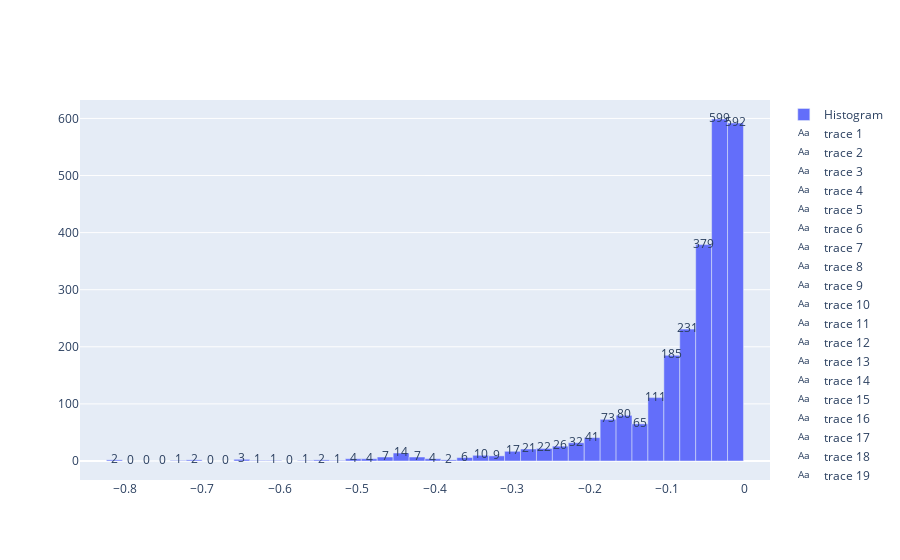

This figure's notebook cell:
### Code cell
# Plot the figure
counts, bins = np.histogram(df_interest['ScoreChange'], bins=40)
bin_midpoints = bins[:-1] + np.diff(bins)/2

fig = go.Figure()

fig.add_trace(go.Bar(
    x=bin_midpoints,
    y=counts,
    width=np.diff(bins), # makes bars have correct widths
    name='Histogram'
))
# add text labels for counts
for i in range(len(counts)):
    fig.add_trace(go.Scatter(
        x=[bin_midpoints[i]],
        y=[counts[i]],
        text=[str(counts[i])],
        mode='text',
    ))

fig.show()

### Figure 1 — Plotly figure (JSON) as saved in the notebook; plotly's stock layout.template omitted (floating-point values rounded to 4 significant figures)
{"data": [{"name": "Histogram", "type": "bar", "width": [0.02054, 0.02054, 0.02054, 0.02054, 0.02054, 0.02054, 0.02054, 0.02054, 0.02054, 0.02054, 0.02054, 0.02054, 0.02054, 0.02054, 0.02054, 0.02054, 0.02054, 0.02054, 0.02054, 0.02054, 0.02054, 0.02054, 0.02054, 0.02054, 0.02054, 0.02054, 0.02054, 0.02054, 0.02054, 0.02054, 0.02054, 0.02054, 0.02054, 0.02054, 0.02054, 0.02054, 0.02054, 0.02054, 0.02054, 0.02054], "x": [-0.8133, -0.7928, -0.7723, -0.7517, -0.7312, -0.7106, -0.6901, -0.6696, -0.649, -0.6285, -0.6079, -0.5874, -0.5668, -0.5463, -0.5258, -0.5052, -0.4847, -0.4641, -0.4436, -0.4231, -0.4025, -0.382, -0.3614, -0.3409, -0.3204, -0.2998, -0.2793, -0.2587, -0.2382, -0.2177, -0.1971, -0.1766, -0.156, -0.1355, -0.115, -0.09441, -0.07387, -0.05333, -0.03279, -0.01225], "y": [2, 0, 0, 0, 1, 2, 0, 0, 3, 1, 1, 0, 1, 2, 1, 4, 4, 7, 14, 7, 4, 2, 6, 10, 9, 17, 21, 22, 26, 32, 41, 73, 80, 65, 111, 185, 231, 379, 599, 592]}, {"mode": "text", "text": ["2"], "type": "scatter", "x": [-0.8133], "y": [2]}, {"mode": "text", "text": ["0"], "type": "scatter", "x": [-0.7928], "y": [0]}, {"mode": "text", "text": ["0"], "type": "scatter", "x": [-0.7723], "y": [0]}, {"mode": "text", "text": ["0"], "type": "scatter", "x": [-0.7517], "y": [0]}, {"mode": "text", "text": ["1"], "type": "scatter", "x": [-0.7312], "y": [1]}, {"mode": "text", "text": ["2"], "type": "scatter", "x": [-0.7106], "y": [2]}, {"mode": "text", "text": ["0"], "type": "scatter", "x": [-0.6901], "y": [0]}, {"mode": "text", "text": ["0"], "type": "scatter", "x": [-0.6696], "y": [0]}, {"mode": "text", "text": ["3"], "type": "scatter", "x": [-0.649], "y": [3]}, {"mode": "text", "text": ["1"], "type": "scatter", "x": [-0.6285], "y": [1]}, {"mode": "text", "text": ["1"], "type": "scatter", "x": [-0.6079], "y": [1]}, {"mode": "text", "text": ["0"], "type": "scatter", "x": [-0.5874], "y": [0]}, {"mode": "text", "text": ["1"], "type": "scatter", "x": [-0.5668], "y": [1]}, {"mode": "text", "text": ["2"], "type": "scatter", "x": [-0.5463], "y": [2]}, {"mode": "text", "text": ["1"], "type": "scatter", "x": [-0.5258], "y": [1]}, {"mode": "text", "text": ["4"], "type": "scatter", "x": [-0.5052], "y": [4]}, {"mode": "text", "text": ["4"], "type": "scatter", "x": [-0.4847], "y": [4]}, {"mode": "text", "text": ["7"], "type": "scatter", "x": [-0.4641], "y": [7]}, {"mode": "text", "text": ["14"], "type": "scatter", "x": [-0.4436], "y": [14]}, {"mode": "text", "text": ["7"], "type": "scatter", "x": [-0.4231], "y": [7]}, {"mode": "text", "text": ["4"], "type": "scatter", "x": [-0.4025], "y": [4]}, {"mode": "text", "text": ["2"], "type": "scatter", "x": [-0.382], "y": [2]}, {"mode": "text", "text": ["6"], "type": "scatter", "x": [-0.3614], "y": [6]}, {"mode": "text", "text": ["10"], "type": "scatter", "x": [-0.3409], "y": [10]}, {"mode": "text", "text": ["9"], "type": "scatter", "x": [-0.3204], "y": [9]}, {"mode": "text", "text": ["17"], "type": "scatter", "x": [-0.2998], "y": [17]}, {"mode": "text", "text": ["21"], "type": "scatter", "x": [-0.2793], "y": [21]}, {"mode": "text", "text": ["22"], "type": "scatter", "x": [-0.2587], "y": [22]}, {"mode": "text", "text": ["26"], "type": "scatter", "x": [-0.2382], "y": [26]}, {"mode": "text", "text": ["32"], "type": "scatter", "x": [-0.2177], "y": [32]}, {"mode": "text", "text": ["41"], "type": "scatter", "x": [-0.1971], "y": [41]}, {"mode": "text", "text": ["73"], "type": "scatter", "x": [-0.1766], "y": [73]}, {"mode": "text", "text": ["80"], "type": "scatter", "x": [-0.156], "y": [80]}, {"mode": "text", "text": ["65"], "type": "scatter", "x": [-0.1355], "y": [65]}, {"mode": "text", "text": ["111"], "type": "scatter", "x": [-0.115], "y": [111]}, {"mode": "text", "text": ["185"], "type": "scatter", "x": [-0.09441], "y": [185]}, {"mode": "text", "text": ["231"], "type": "scatter", "x": [-0.07387], "y": [231]}, {"mode": "text", "text": ["379"], "type": "scatter", "x": [-0.05333], "y": [379]}, {"mode": "text", "text": ["599"], "type": "scatter", "x": [-0.03279], "y": [599]}, {"mode": "text", "text": ["592"], "type": "scatter", "x": [-0.01225], "y": [592]}], "layout": {"autosize": true, "xaxis": {"autorange": true, "range": [-0.8578, 0.03226], "type": "linear"}, "yaxis": {"autorange": true, "range": [-33.28, 632.3], "type": "linear"}}}
